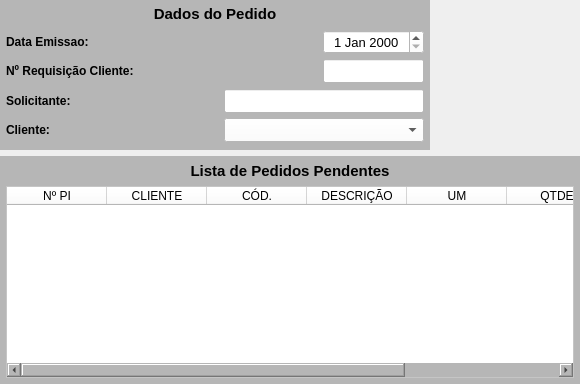
        <widget class="QWidget" name="widget_2" native="true">
         <property name="minimumSize">
          <size>
           <width>580</width>
           <height>0</height>
          </size>
         </property>
         <layout class="QVBoxLayout" name="verticalLayout_5">
          <property name="leftMargin">
           <number>0</number>
          </property>
          <property name="topMargin">
           <number>0</number>
          </property>
          <property name="rightMargin">
           <number>0</number>
          </property>
          <property name="bottomMargin">
           <number>0</number>
          </property>
          <item>
           <widget class="QWidget" name="widget_Cor1" native="true">
            <property name="sizePolicy">
             <sizepolicy hsizetype="Preferred" vsizetype="Preferred">
              <horstretch>0</horstretch>
              <verstretch>0</verstretch>
             </sizepolicy>
            </property>
            <property name="minimumSize">
             <size>
              <width>430</width>
              <height>150</height>
             </size>
            </property>
            <property name="maximumSize">
             <size>
              <width>430</width>
              <height>150</height>
             </size>
            </property>
            <property name="styleSheet">
             <string notr="true">background-color: rgb(182, 182, 182);</string>
            </property>
            <layout class="QVBoxLayout" name="verticalLayout_8">
             <property name="spacing">
              <number>1</number>
             </property>
             <property name="leftMargin">
              <number>1</number>
             </property>
             <property name="topMargin">
              <number>1</number>
             </property>
             <property name="rightMargin">
              <number>1</number>
             </property>
             <property name="bottomMargin">
              <number>6</number>
             </property>
             <item>
              <widget class="QWidget" name="widget_28" native="true">
               <property name="minimumSize">
                <size>
                 <width>0</width>
                 <height>25</height>
                </size>
               </property>
               <property name="maximumSize">
                <size>
                 <width>16777215</width>
                 <height>25</height>
                </size>
               </property>
               <property name="styleSheet">
                <string notr="true"/>
               </property>
               <layout class="QHBoxLayout" name="horizontalLayout_22">
                <property name="spacing">
                 <number>3</number>
                </property>
                <property name="leftMargin">
                 <number>3</number>
                </property>
                <property name="topMargin">
                 <number>3</number>
                </property>
                <property name="rightMargin">
                 <number>3</number>
                </property>
                <property name="bottomMargin">
                 <number>3</number>
                </property>
                <item>
                 <widget class="QLabel" name="label_53">
                  <property name="maximumSize">
                   <size>
                    <width>16777215</width>
                    <height>16777215</height>
                   </size>
                  </property>
                  <property name="font">
                   <font>
                    <pointsize>11</pointsize>
                    <weight>75</weight>
                    <bold>true</bold>
                   </font>
                  </property>
                  <property name="text">
                   <string>Dados do Pedido</string>
                  </property>
                  <property name="alignment">
                   <set>Qt::AlignCenter</set>
                  </property>
                 </widget>
                </item>
               </layout>
              </widget>
             </item>
             <item>
              <widget class="QWidget" name="widget_32" native="true">
               <property name="minimumSize">
                <size>
                 <width>0</width>
                 <height>30</height>
                </size>
               </property>
               <property name="maximumSize">
                <size>
                 <width>16777215</width>
                 <height>30</height>
                </size>
               </property>
               <property name="styleSheet">
                <string notr="true"/>
               </property>
               <layout class="QHBoxLayout" name="horizontalLayout_28">
                <property name="spacing">
                 <number>5</number>
                </property>
                <property name="leftMargin">
                 <number>5</number>
                </property>
                <property name="topMargin">
                 <number>3</number>
                </property>
                <property name="rightMargin">
                 <number>5</number>
                </property>
                <property name="bottomMargin">
                 <number>3</number>
                </property>
                <item>
                 <widget class="QLabel" name="label_11">
                  <property name="sizePolicy">
                   <sizepolicy hsizetype="Minimum" vsizetype="Preferred">
                    <horstretch>0</horstretch>
                    <verstretch>0</verstretch>
                   </sizepolicy>
                  </property>
                  <property name="minimumSize">
                   <size>
                    <width>100</width>
                    <height>0</height>
                   </size>
                  </property>
                  <property name="maximumSize">
                   <size>
                    <width>100</width>
                    <height>16777215</height>
                   </size>
                  </property>
                  <property name="font">
                   <font>
                    <pointsize>9</pointsize>
                    <weight>75</weight>
                    <bold>true</bold>
                   </font>
                  </property>
                  <property name="text">
                   <string>Data Emissao: </string>
                  </property>
                  <property name="alignment">
                   <set>Qt::AlignLeading|Qt::AlignLeft|Qt::AlignVCenter</set>
                  </property>
                 </widget>
                </item>
                <item>
                 <widget class="QLabel" name="label_4">
                  <property name="text">
                   <string/>
                  </property>
                 </widget>
                </item>
                <item>
                 <widget class="QDateEdit" name="date_Emissao">
                  <property name="sizePolicy">
                   <sizepolicy hsizetype="Minimum" vsizetype="Preferred">
                    <horstretch>0</horstretch>
                    <verstretch>0</verstretch>
                   </sizepolicy>
                  </property>
                  <property name="minimumSize">
                   <size>
                    <width>101</width>
                    <height>0</height>
                   </size>
                  </property>
                  <property name="maximumSize">
                   <size>
                    <width>101</width>
                    <height>16777215</height>
                   </size>
                  </property>
                  <property name="font">
                   <font>
                    <pointsize>10</pointsize>
                   </font>
                  </property>
                  <property name="styleSheet">
                   <string notr="true">background-color: rgb(255, 255, 255);</string>
                  </property>
                  <property name="alignment">
                   <set>Qt::AlignCenter</set>
                  </property>
                 </widget>
                </item>
               </layout>
              </widget>
             </item>
             <item>
              <widget class="QWidget" name="widget_30" native="true">
               <property name="minimumSize">
                <size>
                 <width>0</width>
                 <height>30</height>
                </size>
               </property>
               <property name="maximumSize">
                <size>
                 <width>16777215</width>
                 <height>30</height>
                </size>
               </property>
               <property name="styleSheet">
                <string notr="true"/>
               </property>
               <layout class="QHBoxLayout" name="horizontalLayout_26">
                <property name="spacing">
                 <number>5</number>
                </property>
                <property name="leftMargin">
                 <number>5</number>
                </property>
                <property name="topMargin">
                 <number>3</number>
                </property>
                <property name="rightMargin">
                 <number>5</number>
                </property>
                <property name="bottomMargin">
                 <number>3</number>
                </property>
                <item>
                 <widget class="QLabel" name="label_59">
                  <property name="minimumSize">
                   <size>
                    <width>135</width>
                    <height>0</height>
                   </size>
                  </property>
                  <property name="maximumSize">
                   <size>
                    <width>135</width>
                    <height>16777215</height>
                   </size>
                  </property>
                  <property name="font">
                   <font>
                    <pointsize>9</pointsize>
                    <weight>75</weight>
                    <bold>true</bold>
                   </font>
                  </property>
                  <property name="text">
                   <string>Nº Requisição Cliente:</string>
                  </property>
                  <property name="alignment">
                   <set>Qt::AlignLeading|Qt::AlignLeft|Qt::AlignVCenter</set>
                  </property>
                 </widget>
                </item>
                <item>
                 <widget class="QLabel" name="label">
                  <property name="text">
                   <string/>
                  </property>
                 </widget>
                </item>
                <item>
                 <widget class="QLineEdit" name="line_Req_Cliente">
                  <property name="sizePolicy">
                   <sizepolicy hsizetype="Preferred" vsizetype="Preferred">
                    <horstretch>0</horstretch>
                    <verstretch>0</verstretch>
                   </sizepolicy>
                  </property>
                  <property name="minimumSize">
                   <size>
                    <width>101</width>
                    <height>0</height>
                   </size>
                  </property>
                  <property name="maximumSize">
                   <size>
                    <width>101</width>
                    <height>16777215</height>
                   </size>
                  </property>
                  <property name="font">
                   <font>
                    <pointsize>9</pointsize>
                   </font>
                  </property>
                  <property name="styleSheet">
                   <string notr="true">background-color: rgb(255, 255, 255);</string>
                  </property>
                  <property name="alignment">
                   <set>Qt::AlignCenter</set>
                  </property>
                 </widget>
                </item>
               </layout>
              </widget>
             </item>
             <item>
              <widget class="QWidget" name="widget_39" native="true">
               <property name="minimumSize">
                <size>
                 <width>0</width>
                 <height>30</height>
                </size>
               </property>
               <property name="maximumSize">
                <size>
                 <width>16777215</width>
                 <height>30</height>
                </size>
               </property>
               <property name="styleSheet">
                <string notr="true"/>
               </property>
               <layout class="QHBoxLayout" name="horizontalLayout_32">
                <property name="spacing">
                 <number>5</number>
                </property>
                <property name="leftMargin">
                 <number>5</number>
                </property>
                <property name="topMargin">
                 <number>3</number>
                </property>
                <property name="rightMargin">
                 <number>5</number>
                </property>
                <property name="bottomMargin">
                 <number>3</number>
                </property>
                <item>
                 <widget class="QLabel" name="label_64">
                  <property name="minimumSize">
                   <size>
                    <width>75</width>
                    <height>0</height>
                   </size>
                  </property>
                  <property name="maximumSize">
                   <size>
                    <width>75</width>
                    <height>16777215</height>
                   </size>
                  </property>
                  <property name="font">
                   <font>
                    <pointsize>9</pointsize>
                    <weight>75</weight>
                    <bold>true</bold>
                   </font>
                  </property>
                  <property name="text">
                   <string>Solicitante:</string>
                  </property>
                  <property name="alignment">
                   <set>Qt::AlignLeading|Qt::AlignLeft|Qt::AlignVCenter</set>
                  </property>
                 </widget>
                </item>
                <item>
                 <widget class="QLabel" name="label_2">
                  <property name="text">
                   <string/>
                  </property>
                 </widget>
                </item>
                <item>
                 <widget class="QLineEdit" name="line_Solicitante">
                  <property name="sizePolicy">
                   <sizepolicy hsizetype="Preferred" vsizetype="Preferred">
                    <horstretch>0</horstretch>
                    <verstretch>0</verstretch>
                   </sizepolicy>
                  </property>
                  <property name="minimumSize">
                   <size>
                    <width>200</width>
                    <height>0</height>
                   </size>
                  </property>
                  <property name="maximumSize">
                   <size>
                    <width>200</width>
                    <height>16777215</height>
                   </size>
                  </property>
                  <property name="font">
                   <font>
                    <pointsize>9</pointsize>
                   </font>
                  </property>
                  <property name="styleSheet">
                   <string notr="true">background-color: rgb(255, 255, 255);</string>
                  </property>
                  <property name="alignment">
                   <set>Qt::AlignCenter</set>
                  </property>
                 </widget>
                </item>
               </layout>
              </widget>
             </item>
             <item>
              <widget class="QWidget" name="widget_31" native="true">
               <property name="minimumSize">
                <size>
                 <width>0</width>
                 <height>30</height>
                </size>
               </property>
               <property name="maximumSize">
                <size>
                 <width>16777215</width>
                 <height>30</height>
                </size>
               </property>
               <property name="styleSheet">
                <string notr="true"/>
               </property>
               <layout class="QHBoxLayout" name="horizontalLayout_27">
                <property name="spacing">
                 <number>5</number>
                </property>
                <property name="leftMargin">
                 <number>5</number>
                </property>
                <property name="topMargin">
                 <number>3</number>
                </property>
                <property name="rightMargin">
                 <number>5</number>
                </property>
                <property name="bottomMargin">
                 <number>3</number>
                </property>
                <item>
                 <widget class="QLabel" name="label_58">
                  <property name="minimumSize">
                   <size>
                    <width>75</width>
                    <height>0</height>
                   </size>
                  </property>
                  <property name="maximumSize">
                   <size>
                    <width>75</width>
                    <height>16777215</height>
                   </size>
                  </property>
                  <property name="font">
                   <font>
                    <pointsize>9</pointsize>
                    <weight>75</weight>
                    <bold>true</bold>
                   </font>
                  </property>
                  <property name="text">
                   <string>Cliente:</string>
                  </property>
                  <property name="alignment">
                   <set>Qt::AlignLeading|Qt::AlignLeft|Qt::AlignVCenter</set>
                  </property>
                 </widget>
                </item>
                <item>
                 <widget class="QLabel" name="label_5">
                  <property name="text">
                   <string/>
                  </property>
                 </widget>
                </item>
                <item>
                 <widget class="QComboBox" name="combo_Cliente">
                  <property name="sizePolicy">
                   <sizepolicy hsizetype="Preferred" vsizetype="Preferred">
                    <horstretch>0</horstretch>
                    <verstretch>0</verstretch>
                   </sizepolicy>
                  </property>
                  <property name="minimumSize">
                   <size>
                    <width>200</width>
                    <height>0</height>
                   </size>
                  </property>
                  <property name="maximumSize">
                   <size>
                    <width>200</width>
                    <height>16777215</height>
                   </size>
                  </property>
                  <property name="font">
                   <font>
                    <pointsize>9</pointsize>
                   </font>
                  </property>
                  <property name="styleSheet">
                   <string notr="true">background-color: rgb(255, 255, 255);</string>
                  </property>
                  <item>
                   <property name="text">
                    <string/>
                   </property>
                  </item>
                  <item>
                   <property name="text">
                    <string>103 - HOMEBAG</string>
                   </property>
                  </item>
                  <item>
                   <property name="text">
                    <string>2 - KOBA</string>
                   </property>
                  </item>
                  <item>
                   <property name="text">
                    <string>6 - PACIFIL</string>
                   </property>
                  </item>
                  <item>
                   <property name="text">
                    <string>5 - PLASTICOS ARACAJU</string>
                   </property>
                  </item>
                  <item>
                   <property name="text">
                    <string>4 - PLASTICOS SUZUKI</string>
                   </property>
                  </item>
                  <item>
                   <property name="text">
                    <string>8 - RECICLADORA</string>
                   </property>
                  </item>
                  <item>
                   <property name="text">
                    <string>86 - TASHIRO &amp; TAKATA</string>
                   </property>
                  </item>
                  <item>
                   <property name="text">
                    <string>3 - VOTI</string>
                   </property>
                  </item>
                 </widget>
                </item>
               </layout>
              </widget>
             </item>
            </layout>
           </widget>
          </item>
          <item>
           <widget class="QWidget" name="widget_5" native="true">
            <layout class="QVBoxLayout" name="verticalLayout_6">
             <property name="spacing">
              <number>0</number>
             </property>
             <property name="leftMargin">
              <number>0</number>
             </property>
             <property name="topMargin">
              <number>0</number>
             </property>
             <property name="rightMargin">
              <number>0</number>
             </property>
             <property name="bottomMargin">
              <number>0</number>
             </property>
             <item>
              <widget class="QWidget" name="widget_Cor2" native="true">
               <property name="styleSheet">
                <string notr="true">background-color: rgb(182, 182, 182);</string>
               </property>
               <layout class="QVBoxLayout" name="verticalLayout_7">
                <property name="leftMargin">
                 <number>6</number>
                </property>
                <property name="topMargin">
                 <number>6</number>
                </property>
                <property name="rightMargin">
                 <number>6</number>
                </property>
                <property name="bottomMargin">
                 <number>6</number>
                </property>
                <item>
                 <widget class="QLabel" name="label_Titulo_2">
                  <property name="maximumSize">
                   <size>
                    <width>16777215</width>
                    <height>18</height>
                   </size>
                  </property>
                  <property name="font">
                   <font>
                    <pointsize>11</pointsize>
                    <weight>75</weight>
                    <bold>true</bold>
                   </font>
                  </property>
                  <property name="text">
                   <string>Lista de Pedidos Pendentes</string>
                  </property>
                  <property name="alignment">
                   <set>Qt::AlignCenter</set>
                  </property>
                 </widget>
                </item>
                <item>
                 <widget class="QTableWidget" name="table_PI_Aberto">
                  <property name="sizePolicy">
                   <sizepolicy hsizetype="Preferred" vsizetype="Preferred">
                    <horstretch>0</horstretch>
                    <verstretch>0</verstretch>
                   </sizepolicy>
                  </property>
                  <property name="font">
                   <font>
                    <pointsize>9</pointsize>
                   </font>
                  </property>
                  <property name="styleSheet">
                   <string notr="true">background-color: rgb(255, 255, 255);</string>
                  </property>
                  <column>
                   <property name="text">
                    <string>Nº PI</string>
                   </property>
                  </column>
                  <column>
                   <property name="text">
                    <string>CLIENTE</string>
                   </property>
                  </column>
                  <column>
                   <property name="text">
                    <string>CÓD.</string>
                   </property>
                  </column>
                  <column>
                   <property name="text">
                    <string>DESCRIÇÃO</string>
                   </property>
                  </column>
                  <column>
                   <property name="text">
                    <string>UM</string>
                   </property>
                  </column>
                  <column>
                   <property name="text">
                    <string>QTDE</string>
                   </property>
                  </column>
                  <column>
                   <property name="text">
                    <string>DATA ENTR.</string>
                   </property>
                  </column>
                 </widget>
                </item>
               </layout>
              </widget>
             </item>
            </layout>
           </widget>
          </item>
         </layout>
        </widget>
